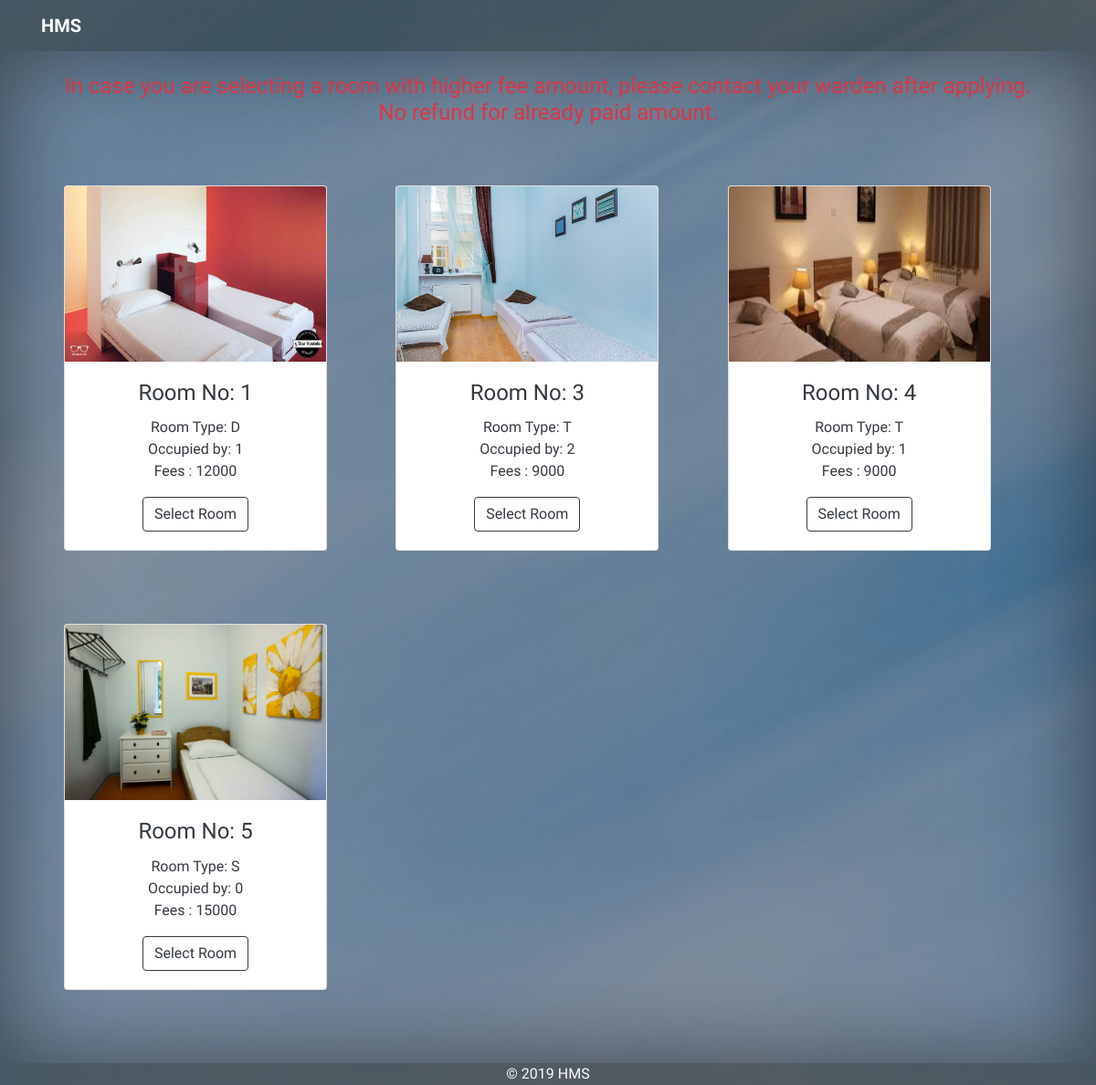
The page /changeroom/ (signed in) on the database its author committed.
### accounts/models.py (models this page shows, shortened)
class Room(models.Model):
    no = models.CharField(max_length=5, default=None, unique=True)
    cover = models.ImageField(upload_to='images/')
    room_choice = [('S', 'Single Room'), ('D', 'Double Room'), ('T', 'Triple Room')]
    room_type = models.CharField(choices=room_choice, max_length=1, default=None)
    vacant = models.BooleanField(default=False)
    capacity = models.PositiveIntegerField(validators=[MinValueValidator(1), MaxValueValidator(4)])
    present = models.PositiveIntegerField(validators=[MaxValueValidator(4)], default=0, blank=True, null=True)

### accounts/views.py (the view)
# urls.py: path('changeroom/', views.room_change_view, name='changeroom'),
@login_required()
def room_change_view(request):
    rooms = Room.objects.all()
    obj = UserProfile.objects.get(user=request.user)
    roomdata = []
    for x in rooms:
        if x != obj.room:
            remains = x.capacity - x.present
            type = x.room_type
            if type == 'S':
                amount = 15000
            elif type == 'D':
                amount = 12000
            else:
                amount = 9000
            y = {'no': x.no, 'type': x.room_type, 'present': x.present, 'remains': remains, 'cover': x.cover,
                 'fees': amount}
            roomdata.append(y)
    context = {'roomdata': roomdata}
    return render(request, 'accounts/change_allrooms.html', context)

### accounts/templates/accounts/change_allrooms.html (shortened to what this page needs)
{% extends 'accounts/base.html' %}
{% block content %}
<div class="row">
    <h4 class="card-title text-danger">In case you are selecting a room with higher fee amount, please contact your
        warden after applying.
        No refund for already paid amount.</h4>
</div>
<div class="row" style="padding-top:5%">
    {% for y in roomdata %}
    <div class="col-sm-4" style="padding-bottom: 5rem;">
        <div class="card" style="width: 18rem;">
            <div style="max-width: 100%; height: 12rem;">
                <img src='{{ y.cover.url}}' class="card-img-top" alt="..." style="height:100%; max-width:100%;">
            </div>
            <div class="card-body">
                <h4 class="card-title text-dark">Room No: {{y.no}}</h4>
                <p class="card-text text-dark">Room Type: {{y.type}} <br>
                    Occupied by: {{y.present}} <br>
                    Fees : {{y.fees}}
                </p>
                <form method="POST" action="{% url 'roomchangeap' y.no %}"
                      onsubmit="send.disabled = true; return true;">
                    {% if y.remains > 0 %}
                    <button name="send" type="submit" class="btn btn-outline-dark">Select Room</button>
                    {% else %}
                    <h3 style="color: red;">Room Full</h3>
                    {% endif %}
                </form>
            </div>
        </div>
    </div>
    {% endfor %}
</div>
{% endblock %}

### rows shown on the page
Room: shows a picture, no "1", type "D", present "1", fees "12000"
Room: shows a picture, no "3", type "T", present "2", fees "9000"
Room: shows a picture, no "4", type "T", present "1", fees "9000"
Room: shows a picture, no "5", type "S", present "0", fees "15000"
